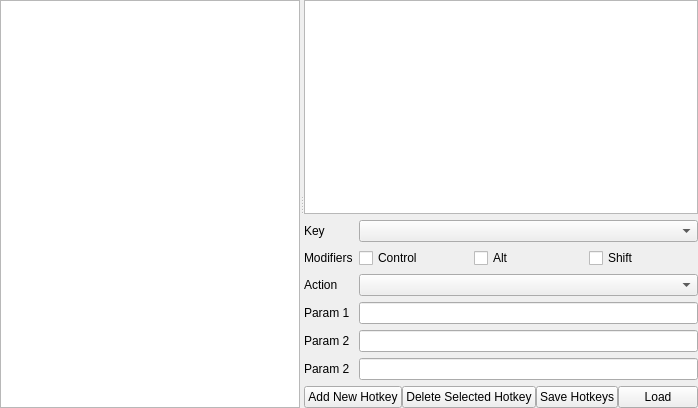
<?xml version="1.0" encoding="UTF-8"?>
<ui version="4.0">
 <class>llhookeyWidget</class>
 <widget class="QWidget" name="llhookeyWidget">
  <property name="geometry">
   <rect>
    <x>0</x>
    <y>0</y>
    <width>687</width>
    <height>408</height>
   </rect>
  </property>
  <property name="windowTitle">
   <string>Form</string>
  </property>
  <layout class="QVBoxLayout" name="verticalLayout_3">
   <property name="leftMargin">
    <number>0</number>
   </property>
   <property name="topMargin">
    <number>0</number>
   </property>
   <property name="rightMargin">
    <number>0</number>
   </property>
   <property name="bottomMargin">
    <number>0</number>
   </property>
   <item>
    <widget class="QSplitter" name="splitter">
     <property name="orientation">
      <enum>Qt::Horizontal</enum>
     </property>
     <widget class="QWidget" name="verticalLayoutWidget_2">
      <layout class="QVBoxLayout" name="verticalLayout_2">
       <item>
        <widget class="QTextBrowser" name="textBrowser">
         <property name="minimumSize">
          <size>
           <width>300</width>
           <height>0</height>
          </size>
         </property>
         <property name="acceptDrops">
          <bool>false</bool>
         </property>
         <property name="frameShape">
          <enum>QFrame::StyledPanel</enum>
         </property>
         <property name="frameShadow">
          <enum>QFrame::Sunken</enum>
         </property>
         <property name="textInteractionFlags">
          <set>Qt::LinksAccessibleByKeyboard|Qt::LinksAccessibleByMouse|Qt::TextBrowserInteraction|Qt::TextSelectableByKeyboard|Qt::TextSelectableByMouse</set>
         </property>
         <property name="openLinks">
          <bool>false</bool>
         </property>
        </widget>
       </item>
      </layout>
     </widget>
     <widget class="QWidget" name="verticalLayoutWidget">
      <layout class="QVBoxLayout" name="verticalLayout">
       <item>
        <widget class="QTableWidget" name="tableWidget">
         <property name="minimumSize">
          <size>
           <width>300</width>
           <height>200</height>
          </size>
         </property>
        </widget>
       </item>
       <item>
        <layout class="QFormLayout" name="formLayout">
         <item row="0" column="0">
          <widget class="QLabel" name="keyLabel">
           <property name="text">
            <string>Key</string>
           </property>
          </widget>
         </item>
         <item row="0" column="1">
          <widget class="QComboBox" name="keyComboBox">
           <property name="maxVisibleItems">
            <number>20</number>
           </property>
          </widget>
         </item>
         <item row="1" column="0">
          <widget class="QLabel" name="label">
           <property name="text">
            <string>Modifiers</string>
           </property>
          </widget>
         </item>
         <item row="1" column="1">
          <layout class="QHBoxLayout" name="horizontalLayout_3">
           <item>
            <widget class="QCheckBox" name="cbxControl">
             <property name="text">
              <string>Control</string>
             </property>
            </widget>
           </item>
           <item>
            <widget class="QCheckBox" name="cbxAlt">
             <property name="text">
              <string>Alt</string>
             </property>
            </widget>
           </item>
           <item>
            <widget class="QCheckBox" name="cbxShift">
             <property name="text">
              <string>Shift</string>
             </property>
            </widget>
           </item>
          </layout>
         </item>
         <item row="2" column="0">
          <widget class="QLabel" name="actionLabel">
           <property name="text">
            <string>Action</string>
           </property>
          </widget>
         </item>
         <item row="2" column="1">
          <widget class="QComboBox" name="actionComboBox">
           <property name="maxVisibleItems">
            <number>20</number>
           </property>
          </widget>
         </item>
         <item row="3" column="0">
          <widget class="QLabel" name="param1Label">
           <property name="text">
            <string>Param 1</string>
           </property>
          </widget>
         </item>
         <item row="3" column="1">
          <widget class="QLineEdit" name="param1LineEdit"/>
         </item>
         <item row="4" column="0">
          <widget class="QLabel" name="param2Label">
           <property name="text">
            <string>Param 2</string>
           </property>
          </widget>
         </item>
         <item row="4" column="1">
          <widget class="QLineEdit" name="param2LineEdit"/>
         </item>
         <item row="5" column="0">
          <widget class="QLabel" name="param3Label">
           <property name="text">
            <string>Param 2</string>
           </property>
          </widget>
         </item>
         <item row="5" column="1">
          <widget class="QLineEdit" name="param3LineEdit"/>
         </item>
        </layout>
       </item>
       <item>
        <layout class="QHBoxLayout" name="horizontalLayout_2">
         <property name="spacing">
          <number>0</number>
         </property>
         <item>
          <widget class="QPushButton" name="btnAdd">
           <property name="sizePolicy">
            <sizepolicy hsizetype="Minimum" vsizetype="Fixed">
             <horstretch>0</horstretch>
             <verstretch>0</verstretch>
            </sizepolicy>
           </property>
           <property name="text">
            <string>Add New Hotkey</string>
           </property>
          </widget>
         </item>
         <item>
          <widget class="QPushButton" name="btnDelete">
           <property name="sizePolicy">
            <sizepolicy hsizetype="Minimum" vsizetype="Fixed">
             <horstretch>0</horstretch>
             <verstretch>0</verstretch>
            </sizepolicy>
           </property>
           <property name="text">
            <string>Delete Selected Hotkey</string>
           </property>
          </widget>
         </item>
         <item>
          <widget class="QPushButton" name="btnSave">
           <property name="text">
            <string>Save Hotkeys</string>
           </property>
          </widget>
         </item>
         <item>
          <widget class="QPushButton" name="btnLoad">
           <property name="sizePolicy">
            <sizepolicy hsizetype="Minimum" vsizetype="Fixed">
             <horstretch>0</horstretch>
             <verstretch>0</verstretch>
            </sizepolicy>
           </property>
           <property name="text">
            <string>Load</string>
           </property>
          </widget>
         </item>
        </layout>
       </item>
      </layout>
     </widget>
    </widget>
   </item>
  </layout>
 </widget>
 <resources/>
 <connections/>
</ui>
